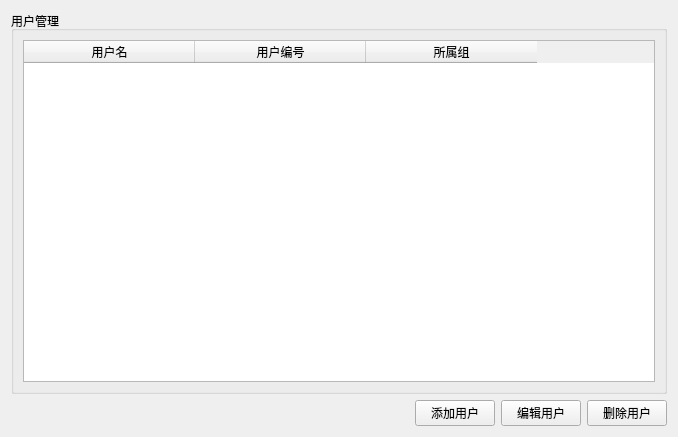
<?xml version="1.0" encoding="UTF-8"?>
<ui version="4.0">
 <class>SysUserMgrPage</class>
 <widget class="QWidget" name="SysUserMgrPage">
  <property name="geometry">
   <rect>
    <x>0</x>
    <y>0</y>
    <width>678</width>
    <height>437</height>
   </rect>
  </property>
  <property name="windowTitle">
   <string>Form</string>
  </property>
  <layout class="QGridLayout" name="gridLayout">
   <item row="1" column="1">
    <widget class="QPushButton" name="addButton">
     <property name="text">
      <string>添加用户</string>
     </property>
    </widget>
   </item>
   <item row="1" column="2">
    <widget class="QPushButton" name="modButton">
     <property name="text">
      <string>编辑用户</string>
     </property>
    </widget>
   </item>
   <item row="1" column="3">
    <widget class="QPushButton" name="delButton">
     <property name="text">
      <string>删除用户</string>
     </property>
    </widget>
   </item>
   <item row="1" column="0">
    <spacer name="horizontalSpacer">
     <property name="orientation">
      <enum>Qt::Horizontal</enum>
     </property>
     <property name="sizeHint" stdset="0">
      <size>
       <width>40</width>
       <height>20</height>
      </size>
     </property>
    </spacer>
   </item>
   <item row="0" column="0" colspan="4">
    <widget class="QGroupBox" name="groupBox">
     <property name="enabled">
      <bool>true</bool>
     </property>
     <property name="title">
      <string>用户管理</string>
     </property>
     <layout class="QGridLayout" name="gridLayout_2">
      <item row="0" column="0">
       <widget class="QTableWidget" name="tableWidget">
        <attribute name="horizontalHeaderCascadingSectionResizes">
         <bool>false</bool>
        </attribute>
        <attribute name="horizontalHeaderDefaultSectionSize">
         <number>171</number>
        </attribute>
        <column>
         <property name="text">
          <string>用户名</string>
         </property>
        </column>
        <column>
         <property name="text">
          <string>用户编号</string>
         </property>
        </column>
        <column>
         <property name="text">
          <string>所属组</string>
         </property>
        </column>
       </widget>
      </item>
     </layout>
    </widget>
   </item>
  </layout>
 </widget>
 <resources/>
 <connections/>
</ui>
